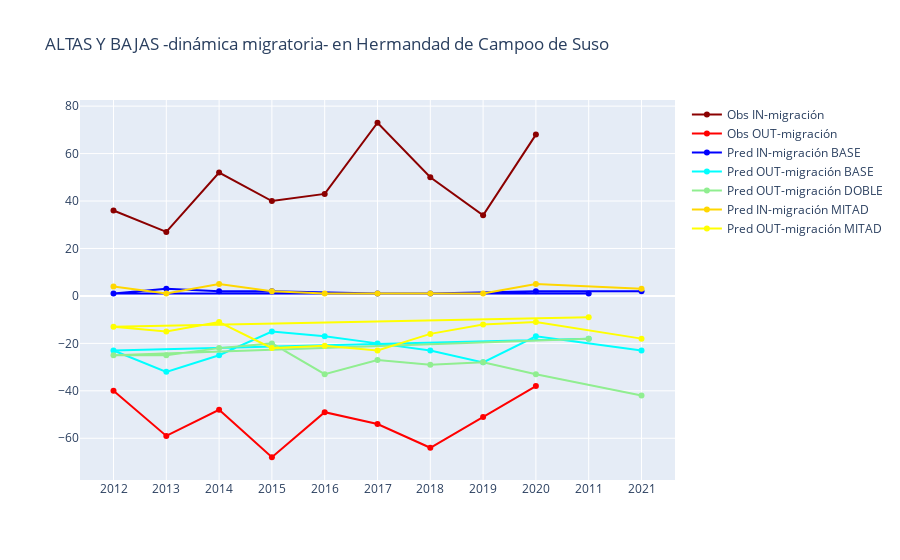

Notebook code cell kept with this figure:
### Code cell
plotter(df_18_in, df_18_out,
        df_19_in, df_19_out,
        df_20_in, df_20_out,
        "39032", "Hermandad de Campoo de Suso")

### Figure 1 — Plotly figure (JSON) as saved in the notebook; plotly's stock layout.template omitted (floating-point values rounded to 4 significant figures)
{"data": [{"marker": {"color": "darkred"}, "mode": "lines+markers", "name": "Obs IN-migración", "showlegend": true, "type": "scatter", "x": ["2012", "2013", "2014", "2015", "2016", "2017", "2018", "2019", "2020"], "y": [36, 27, 52, 40, 43, 73, 50, 34, 68]}, {"marker": {"color": "red"}, "mode": "lines+markers", "name": "Obs OUT-migración", "showlegend": true, "type": "scatter", "x": ["2012", "2013", "2014", "2015", "2016", "2017", "2018", "2019", "2020"], "y": [-40, -59, -48, -68, -49, -54, -64, -51, -38]}, {"marker": {"color": "blue"}, "mode": "lines+markers", "name": "Pred IN-migración BASE", "showlegend": true, "type": "scatter", "x": [2011, 2012, 2013, 2014, 2015, 2017, 2018, 2020, 2021], "y": [1, 1, 3, 2, 2, 1, 1, 2, 2]}, {"marker": {"color": "cyan"}, "mode": "lines+markers", "name": "Pred OUT-migración BASE", "showlegend": true, "type": "scatter", "x": [2011, 2012, 2013, 2014, 2015, 2016, 2017, 2018, 2019, 2020, 2021], "y": [-18, -23, -32, -25, -15, -17, -20, -23, -28, -17, -23]}, {"marker": {"color": "green"}, "mode": "lines+markers", "name": "Pred IN-migración DOBLE", "showlegend": true, "type": "scatter", "x": [], "y": []}, {"marker": {"color": "lightgreen"}, "mode": "lines+markers", "name": "Pred OUT-migración DOBLE", "showlegend": true, "type": "scatter", "x": [2011, 2012, 2013, 2014, 2015, 2016, 2017, 2018, 2019, 2020, 2021], "y": [-18, -25, -25, -22, -20, -33, -27, -29, -28, -33, -42]}, {"marker": {"color": "gold"}, "mode": "lines+markers", "name": "Pred IN-migración MITAD", "showlegend": true, "type": "scatter", "x": [2012, 2013, 2014, 2015, 2016, 2017, 2018, 2019, 2020, 2021], "y": [4, 1, 5, 2, 1, 1, 1, 1, 5, 3]}, {"marker": {"color": "yellow"}, "mode": "lines+markers", "name": "Pred OUT-migración MITAD", "showlegend": true, "type": "scatter", "x": [2011, 2012, 2013, 2014, 2015, 2016, 2017, 2018, 2019, 2020, 2021], "y": [-9, -13, -15, -11, -22, -21, -23, -16, -12, -11, -18]}], "layout": {"title": {"text": "ALTAS Y BAJAS -dinámica migratoria- en Hermandad de Campoo de Suso"}}}
